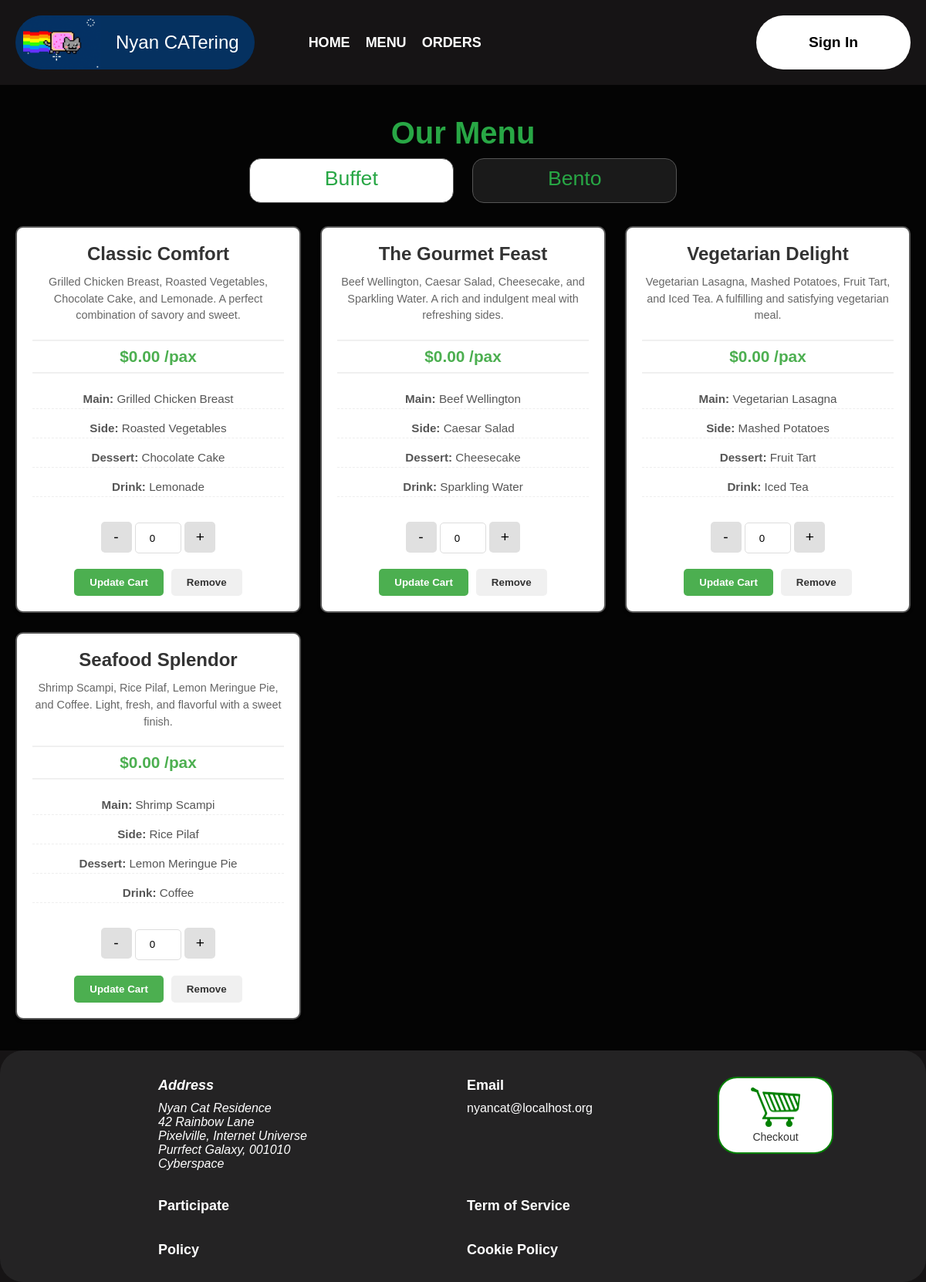
The page /frontend/menu_page.php on the database as committed earlier.
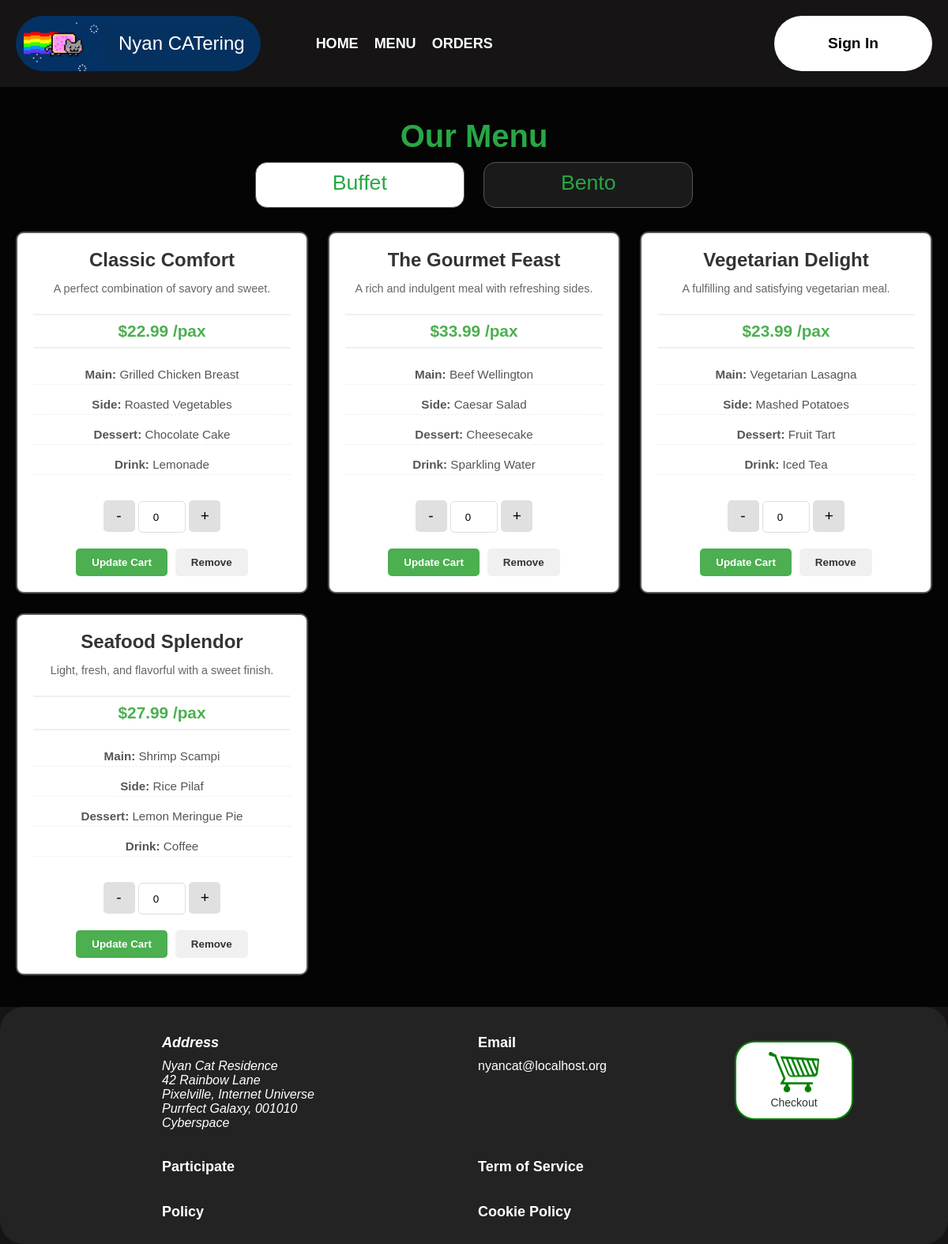
The same page on the database as committed later.
### tables this page shows
CREATE TABLE `packages` (
  `package_id` int(11) NOT NULL,
  `item_name` varchar(255) NOT NULL,
  `description` varchar(500) NOT NULL,
  `price` decimal(10,2) NOT NULL,
  `category` varchar(32) NOT NULL,
  `is_available` int(11) NOT NULL,
  `main` int(11) NOT NULL,
  `side` int(11) NOT NULL,
  `dessert` int(11) NOT NULL,
  `drink` int(11) NOT NULL
);

### backend/core/menu_packages.php (called while the page is built, shortened)
<?php
require_once 'NyanDB.php';
require_once 'menu_items.php';
class MenuPackages{
    public static function get_latest_packages(){
        $sql = "
        SELECT *
        FROM packages
        WHERE package_id IN (
            SELECT MAX(package_id)
            FROM packages
            GROUP BY item_name
        )
        AND is_available = true;
        ";
        $results = NyanDB::single_query($sql, []);
        $result = mysqli_fetch_all($results, MYSQLI_ASSOC);
        return MenuPackages::format_result($result,'package_id');
    }
    public static function get_latest_instock_package_ids(){
        $sql = "
        SELECT p.package_id
        FROM packages p
        JOIN menu_items m1 ON p.main    = m1.menu_item_id AND m1.is_in_stock = 1
        JOIN menu_items m2 ON p.side    = m2.menu_item_id AND m2.is_in_stock = 1
        JOIN menu_items m3 ON p.dessert = m3.menu_item_id AND m3.is_in_stock = 1
        JOIN menu_items m4 ON p.drink   = m4.menu_item_id AND m4.is_in_stock = 1
        WHERE p.package_id IN (
            SELECT MAX(package_id)
            FROM packages
            GROUP BY item_name
        );
        ";
        $results = NyanDB::single_query($sql, []);
        $result = mysqli_fetch_all($results, MYSQLI_ASSOC);
        return MenuPackages::format_result($result,'package_id');
    }
    public static function get_latest_instock_package_information(){
        $output = [];
        $instock_package_info = MenuPackages::get_latest_packages();
        foreach (MenuPackages::get_latest_instock_package_ids() as $package_array){
            $available_package_id = $package_array['package_id'];
            if(isset($instock_package_info[$available_package_id])){
                $package_info = $instock_package_info[$available_package_id];
                $package_info['main_name']    = MenuItems::get_menu_item_by_id($package_info['main'])['item_name'];
                $package_info['side_name']    = MenuItems::get_menu_item_by_id($package_info['side'])['item_name'];
                $package_info['dessert_name'] = MenuItems::get_menu_item_by_id($package_info['dessert'])['item_name'];
                $package_info['drink_name']   = MenuItems::get_menu_item_by_id($package_info['drink'])['item_name'];
                $package_info['img_src']      = MenuItems::get_associated_image_src($available_package_id)??null;
                $output[] = $package_info;
            }
        }
        return MenuPackages::format_result($output,'package_id');
    }
    private static function format_result($array,$attribute){
        $output = [];
        foreach($array as $item){
            $key = $item[$attribute];
            $output[$key] = $item;
        }
        return $output;
    }
}
?>

### backend/core/NyanDB.php (called while the page is built, shortened)
<?php
class NyanDB
{
    public $db;
    private function connect() {
        $this->db = new mysqli(self::HOST, self::USERNAME, self::PASSWORD, self::DBNAME);
    }
    public function close() {
        if ($this->db) {
            $this->db = null;
        }
    }
    private function prepare($sql,$params = []){
        $stmt = $this->db->prepare($sql);
        if (!empty($params)){
            $types = str_repeat('s',count($params));
            $stmt->bind_param($types, ...$params);
        }
        return $stmt;
    }
    public function query($sql,$params){
        $stmt = $this->prepare($sql,$params);
        $result = $stmt->execute();
        if (stripos(trim($sql), 'SELECT') === 0) {
            return $stmt->get_result();
        }
        return $result;
    }
    public static function single_query($sql,$params) {
        $database = new NyanDB();
        $result = $database->query($sql,$params);
        return $result;
    }
}
?>

### backend/core/menu_items.php (called while the page is built, shortened)
<?php
require_once 'NyanDB.php';
class MenuItems{
    public static function get_menu_item_by_id($menu_item_id){
        $sql = "
        SELECT *
        FROM menu_items
        WHERE menu_item_id = ?
        ";
        $results = NyanDB::single_query($sql, [$menu_item_id]);
        $result = $results->fetch_assoc();
        return $result ?? null;
    }
    public static function get_associated_image_src($menu_item_id){
        $sql = "
        SELECT *
        FROM menu_item_images
        WHERE menu_item_id = ?
        ";
        $results = NyanDB::single_query($sql, [$menu_item_id]);
        $result = $results->fetch_assoc();
        if(empty($result)){
            return null;}
        $image = new Image($result['image_name'], $result['image_data'], $result['image_type']);
        return $image->getsrc();
    }
}
?>

### frontend/menu_page.php (the view, shortened to what the changed rows need)
<?php
require_once "./components/templates.php";
require_once "../backend/core/menu_packages.php";
function generate_menu_page(): string
{
    $display_category = $_GET['display_category'] ?? 'buffet';
    $display_items = [
        'bento' => [],
        'buffet' => [],
    ];
    $latest_packages = MenuPackages::get_latest_instock_package_information();
    foreach($latest_packages as $package){
        if($package['category']=='buffet'){
            $display_items['buffet'][$package['package_id']] = $package;
        }
        if($package['category']=='bento'){
            $display_items['bento'][$package['package_id']] = $package;
        }
    }
?>
    <div class="main-content-container">
        <h1 class="title-our-menu">Our Menu</h1>
        <form id='cart-form' method="post">
            <div class="packages-display-frame">
                <?php foreach ($display_items[$display_category] as $item):
                    $package_id = $item['package_id'];
                    $cart_quantity = $_SESSION['cart'][$package_id]??0
                    ?>
                    <div class="package-item-unit-container">
                        <h3><?php echo htmlspecialchars($item['item_name']); ?></h3>
                        <div class="package-description"><?php echo htmlspecialchars($item['description']); ?></div>
                        <div class="package-price">$<?php echo number_format($item['price'], 2); ?> /pax</div>
                        <div class='package-main-name'><b>Main: </b><?php echo htmlspecialchars($item['main_name']); ?></div>
                        <div class='package-side-name'><b>Side: </b><?php echo htmlspecialchars($item['side_name']); ?></div>
                        <div class='package-dessert-name'><b>Dessert: </b><?php echo htmlspecialchars($item['dessert_name']); ?></div>
                        <div class='package-drink-name'><b>Drink: </b><?php echo htmlspecialchars($item['drink_name']); ?></div>
                        <div class="order-quantity-container">
                            <div class="quantity-controls">
                                <button type="button" onclick="adjust_quantity('input_quantity_package_<?=$package_id?>', -1)">-</button>
                                <input name = "<?=$package_id?>" type="number" id="input_quantity_package_<?=$package_id?>" value="<?=$cart_quantity?>" min="0" max="999">
                                <button type="button" onclick="adjust_quantity('input_quantity_package_<?=$package_id?>', 1)">+</button>
                            </div>
                            <div class="popup-buttons">
                                <button class="add-to-cart-btn"
                                    onclick="update_cart()">
                                    Update Cart
                                </button>
                                <button class="cancel-btn"
                                    onclick="reset_quantity('input_quantity_package_<?=$package_id?>')">
                                    Remove
                                </button>
                            </div>
                        </div>
                    </div>
                <?php endforeach; ?>
            </div>
        </form>
    </div>
<?php
    return ob_get_clean();
}
$username = aquire_username_or_default(DEFAULT_USERNAME);
(new PageTemplate())
    ->set_footer()
    ->set_content(generate_menu_page())
    ->set_header(MENU_PAGE_STYLES)
    ->set_navibar(NAV_LINKS, $username)
    ->set_outline(MENU_PAGE_SCRIPTS)
    ->render();
?>

Rows that differ between the two databases and show on the page:
changed packages "Classic Comfort": description "Grilled Chicken Breast, Roasted Vegetables, Chocolate Cake, and Lemonade. A perfect combination of savory and sweet." → "A perfect combination of savory and sweet."; price "0.00" → "22.99"
changed packages "The Gourmet Feast": description "Beef Wellington, Caesar Salad, Cheesecake, and Sparkling Water. A rich and indulgent meal with refreshing sides." → "A rich and indulgent meal with refreshing sides."; price "0.00" → "33.99"
changed packages "Vegetarian Delight": description "Vegetarian Lasagna, Mashed Potatoes, Fruit Tart, and Iced Tea. A fulfilling and satisfying vegetarian meal." → "A fulfilling and satisfying vegetarian meal."; price "0.00" → "23.99"
changed packages "Seafood Splendor": description "Shrimp Scampi, Rice Pilaf, Lemon Meringue Pie, and Coffee. Light, fresh, and flavorful with a sweet finish." → "Light, fresh, and flavorful with a sweet finish."; price "0.00" → "27.99"
